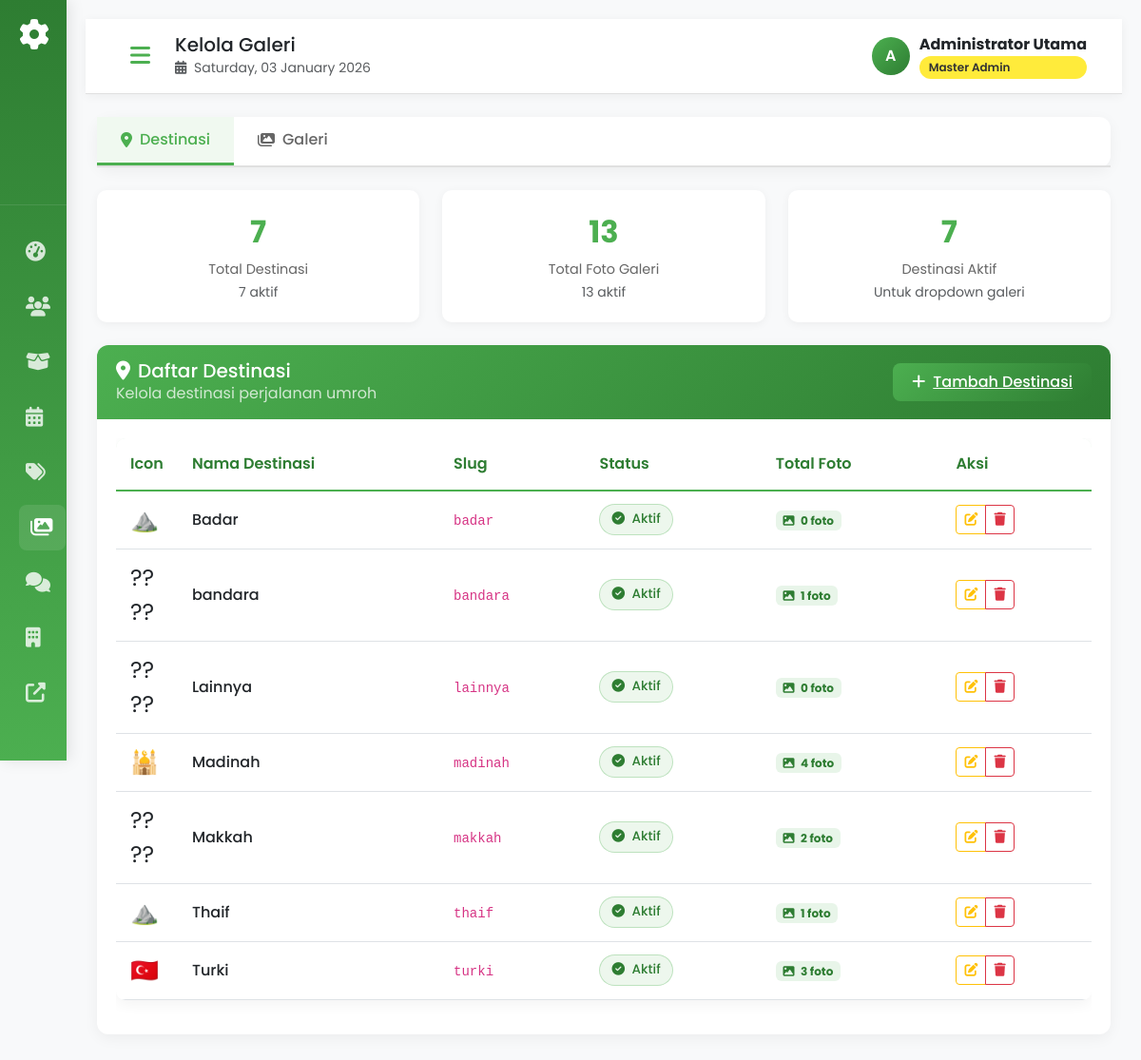
The page /admin/gallery.php (signed in) on the database its author committed.
### tables this page shows
CREATE TABLE `destinations` (
  `id` int(11) NOT NULL,
  `name` varchar(100) NOT NULL,
  `slug` varchar(100) NOT NULL,
  `icon` varchar(50) DEFAULT NULL,
  `is_active` tinyint(1) DEFAULT 1,
  `created_at` timestamp NOT NULL DEFAULT current_timestamp()
);

### admin/gallery.php (the view, shortened to what this page needs)
<?php
require_once '../config/database.php';
$tab = isset($_GET['tab']) ? $_GET['tab'] : 'destinations';
$action = isset($_GET['action']) ? $_GET['action'] : 'list';
$destinations = $pdo->query("SELECT id, name FROM destinations WHERE is_active = 1 ORDER BY name")->fetchAll();
$all_destinations = $pdo->query("SELECT * FROM destinations ORDER BY name")->fetchAll();
$stmt = $pdo->query("SELECT g.*, d.name as destination_name FROM galleries g LEFT JOIN destinations d ON g.destination_id = d.id ORDER BY g.created_at DESC");
$gallery_items = $stmt->fetchAll();
?>
<!DOCTYPE html>
<html lang="id">
<head>
</head>
<body>
    <?php include 'includes/header.php'; ?>
    <div class="container-fluid mt-4">
        <div class="admin-card mb-4">
            <div class="card-body p-0">
                <div class="tab-nav">
                    <a href="?tab=destinations" class="<?php echo $tab == 'destinations' ? 'active' : ''; ?>">
                        <i class="fas fa-map-marker-alt"></i> Destinasi
                    </a>
                    <a href="?tab=gallery" class="<?php echo $tab == 'gallery' ? 'active' : ''; ?>">
                        <i class="fas fa-images"></i> Galeri
                    </a>
                </div>
            </div>
        </div>
        <div class="row mb-4">
            <div class="col-md-4">
                <div class="stats-card">
                    <div class="stats-number"><?php echo count($all_destinations); ?></div>
                    <div class="stats-label">Total Destinasi</div>
                    <small class="text-muted"><?php echo count(array_filter($all_destinations, fn($d) => $d['is_active'])); ?> aktif</small>
                </div>
            </div>
            <div class="col-md-4">
                <div class="stats-card">
                    <div class="stats-number"><?php echo count($gallery_items); ?></div>
                    <div class="stats-label">Total Foto Galeri</div>
                    <small class="text-muted"><?php echo count(array_filter($gallery_items, fn($g) => $g['is_active'])); ?> aktif</small>
                </div>
            </div>
            <div class="col-md-4">
                <div class="stats-card">
                    <div class="stats-number"><?php echo count($destinations); ?></div>
                    <div class="stats-label">Destinasi Aktif</div>
                    <small class="text-muted">Untuk dropdown galeri</small>
                </div>
            </div>
        </div>
        <div class="tab-content <?php echo $tab == 'destinations' ? 'active' : ''; ?>" id="destinations-tab">
            <?php if ($action == 'list'): ?>
            <div class="admin-card">
                <div class="card-header d-flex justify-content-between align-items-center">
                    <div>
                        <h5 class="mb-0"><i class="fas fa-map-marker-alt me-2"></i>Daftar Destinasi</h5>
                        <p class="text-white mb-0 opacity-75">Kelola destinasi perjalanan umroh</p>
                    </div>
                    <a href="?tab=destinations&action=create" class="btn-admin-primary">
                        <i class="fas fa-plus me-2"></i>Tambah Destinasi
                    </a>
                </div>
                <div class="card-body">
                    <?php if (empty($all_destinations)): ?>
                        <div class="text-center py-5">
                            <i class="fas fa-map-marker-alt fa-4x text-muted mb-4"></i>
                            <h5 class="text-muted">Belum ada destinasi</h5>
                            <p class="text-muted mb-4">Mulai dengan menambahkan destinasi baru</p>
                            <a href="?tab=destinations&action=create" class="btn-admin-primary">
                                <i class="fas fa-plus me-2"></i>Tambah Destinasi Pertama
                            </a>
                        </div>
                    <?php else: ?>
                        <div class="table-responsive">
                            <table class="table admin-table">
                                <thead>
                                    <tr>
                                        <th width="50">Icon</th>
                                        <th>Nama Destinasi</th>
                                        <th>Slug</th>
                                        <th>Status</th>
                                        <th>Total Foto</th>
                                        <th>Aksi</th>
                                    </tr>
                                </thead>
                                <tbody>
                                    <?php foreach ($all_destinations as $item):
                                        $stmt = $pdo->prepare("SELECT COUNT(*) FROM galleries WHERE destination_id = ?");
                                        $stmt->execute([$item['id']]);
                                        $photo_count = $stmt->fetchColumn();
                                    ?>
                                    <tr>
                                        <td>
                                            <div class="fs-4"><?php echo htmlspecialchars($item['icon']); ?></div>
                                        </td>
                                        <td>
                                            <div class="fw-medium"><?php echo htmlspecialchars($item['name']); ?></div>
                                        </td>
                                        <td>
                                            <code><?php echo htmlspecialchars($item['slug']); ?></code>
                                        </td>
                                        <td>
                                            <span class="status-badge <?php echo $item['is_active'] ? 'status-active' : 'status-inactive'; ?>">
                                                <i class="fas fa-<?php echo $item['is_active'] ? 'check-circle' : 'times-circle'; ?> me-1"></i>
                                                <?php echo $item['is_active'] ? 'Aktif' : 'Nonaktif'; ?>
                                            </span>
                                        </td>
                                        <td>
                                            <span class="badge bg-light-green text-dark">
                                                <i class="fas fa-image me-1"></i>
                                                <?php echo $photo_count; ?> foto
                                            </span>
                                        </td>
                                        <td>
                                            <div class="btn-group btn-group-sm">
                                                <a href="?tab=destinations&action=edit&id=<?php echo $item['id']; ?>"
                                                   class="btn btn-outline-warning"
                                                   title="Edit">
                                                    <i class="fas fa-edit"></i>
                                                </a>
                                                <button type="button"
                                                        onclick="confirmDeleteDestination(<?php echo $item['id']; ?>, '<?php echo addslashes($item['name']); ?>')"
                                                        class="btn btn-outline-danger"
                                                        title="Hapus">
                                                    <i class="fas fa-trash"></i>
                                                </button>
                                            </div>
                                        </td>
                                    </tr>
                                    <?php endforeach; ?>
                                </tbody>
                            </table>
                        </div>
                    <?php endif; ?>
                </div>
            </div>
            <?php endif; ?>
        </div>
    </div>
    <?php include 'includes/footer.php'; ?>
</body>
</html>

### admin/assets/admin.css (style rules this page uses)
:root { --primary-green: #4CAF50; --dark-green: #2E7D32; --light-green: #E8F5E9; --accent-yellow: #FFEB3B; }
body { font-family: 'Poppins', sans-serif; background-color: #f8f9fa; overflow-x: hidden; }
.admin-card { background: white; border-radius: 12px; border: none; box-shadow: 0 4px 15px rgba(0,0,0,0.05); transition: transform 0.3s; margin-bottom: 20px; }
.admin-card .card-header { background: linear-gradient(135deg, var(--primary-green) 0%, var(--dark-green) 100%); color: white; border-radius: 12px 12px 0 0 !important; padding: 15px 20px; border: none; }
.admin-card .card-body { padding: 20px; }
.btn-admin-primary { background: linear-gradient(135deg, var(--primary-green) 0%, var(--dark-green) 100%); color: white; border: none; border-radius: 8px; padding: 8px 20px; font-weight: 500; transition: all 0.3s; white-space: nowrap; }
.admin-table { background: white; border-radius: 10px; overflow: hidden; box-shadow: 0 4px 15px rgba(0,0,0,0.05); }
.admin-table thead { background: var(--light-green); }
.admin-table th { font-weight: 600; color: var(--dark-green); border-bottom: 2px solid var(--primary-green); padding: 15px; white-space: nowrap; }
.admin-table td { padding: 12px 15px; vertical-align: middle; word-break: break-word; }
.status-badge { padding: 5px 12px; border-radius: 20px; font-size: 0.85rem; font-weight: 500; display: inline-block; white-space: nowrap; }
.status-active { background: rgba(76, 175, 80, 0.1); color: var(--dark-green); border: 1px solid rgba(76, 175, 80, 0.3); }
.bg-light-green { background: #E8F5E9 !important; color: #2E7D32 !important; }

### admin/gallery.php (style rules this page uses)
.tab-content { display: none; animation: fadeIn 0.3s ease-in; }
.tab-content.active { display: block; }
.tab-nav { display: flex; border-bottom: 2px solid #e0e0e0; margin-bottom: 20px; }
.tab-nav a { padding: 12px 25px; text-decoration: none; color: #666; font-weight: 500; border-bottom: 3px solid transparent; transition: all 0.3s; display: flex; align-items: center; gap: 8px; }
.tab-nav a.active { color: #4CAF50; border-bottom-color: #4CAF50; background: #f0f9f0; }
.stats-card { background: white; border-radius: 10px; padding: 20px; box-shadow: 0 2px 10px rgba(0,0,0,0.05); text-align: center; }
.stats-number { font-size: 2rem; font-weight: bold; color: #4CAF50; margin-bottom: 5px; }
.stats-label { font-size: 0.9rem; color: #666; }

### rows shown on the page
destinations: icon "⛰️", name "Badar", slug "badar", is_active 1 (drawn), photo_count "0"
destinations: icon "????", name "bandara", slug "bandara", is_active 1 (drawn), photo_count "1"
destinations: icon "????", name "Lainnya", slug "lainnya", is_active 1 (drawn), photo_count "0"
destinations: icon "🕌", name "Madinah", slug "madinah", is_active 1 (drawn), photo_count "4"
destinations: icon "????", name "Makkah", slug "makkah", is_active 1 (drawn), photo_count "2"
destinations: icon "⛰️", name "Thaif", slug "thaif", is_active 1 (drawn), photo_count "1"
destinations: icon "🇹🇷", name "Turki", slug "turki", is_active 1 (drawn), photo_count "3"

### other values the page prints
$page_titles[$current_page] "Kelola Galeri"
substr($_SESSION['admin_full_name'], 0, 1) "A"
$_SESSION['admin_full_name'] "Administrator Utama"
count($all_destinations) "7"
count(array_filter($all_destinations, fn($d) => $d['is_active'])) "7"
count($gallery_items) "13"
count(array_filter($gallery_items, fn($g) => $g['is_active'])) "13"
count($destinations) "7"
